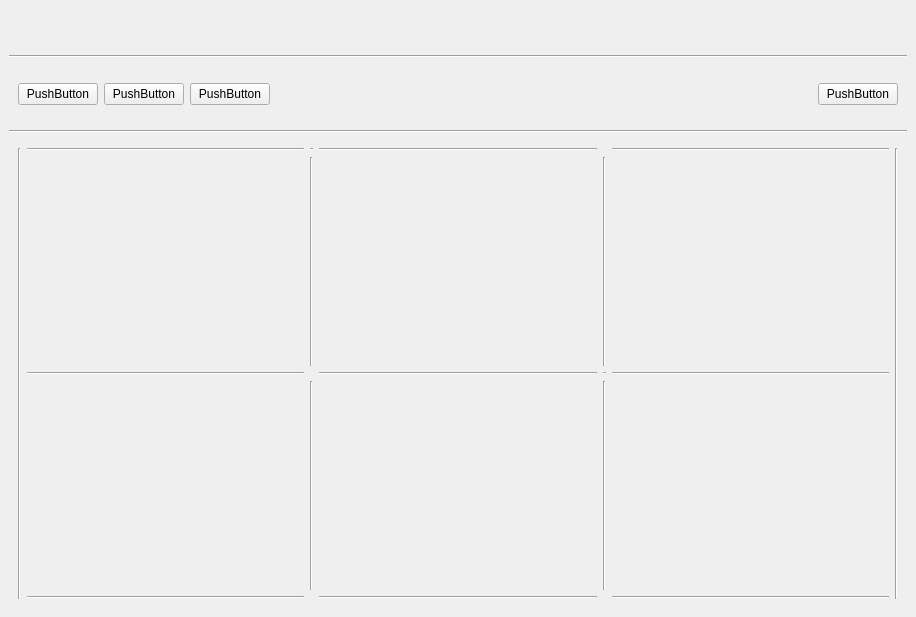
<?xml version="1.0" encoding="UTF-8"?>
<ui version="4.0">
 <class>MainWindow</class>
 <widget class="QMainWindow" name="MainWindow">
  <property name="geometry">
   <rect>
    <x>0</x>
    <y>0</y>
    <width>916</width>
    <height>617</height>
   </rect>
  </property>
  <property name="windowTitle">
   <string>MainWindow</string>
  </property>
  <widget class="QWidget" name="centralwidget">
   <layout class="QVBoxLayout" name="verticalLayout">
    <item>
     <widget class="TitleBar" name="titlebar" native="true">
      <property name="sizePolicy">
       <sizepolicy hsizetype="Preferred" vsizetype="Fixed">
        <horstretch>0</horstretch>
        <verstretch>0</verstretch>
       </sizepolicy>
      </property>
      <property name="minimumSize">
       <size>
        <width>0</width>
        <height>40</height>
       </size>
      </property>
      <property name="maximumSize">
       <size>
        <width>16777215</width>
        <height>40</height>
       </size>
      </property>
     </widget>
    </item>
    <item>
     <widget class="Line" name="line">
      <property name="orientation">
       <enum>Qt::Horizontal</enum>
      </property>
     </widget>
    </item>
    <item>
     <widget class="QWidget" name="widget" native="true">
      <property name="minimumSize">
       <size>
        <width>0</width>
        <height>60</height>
       </size>
      </property>
      <property name="maximumSize">
       <size>
        <width>16777215</width>
        <height>60</height>
       </size>
      </property>
      <layout class="QHBoxLayout" name="horizontalLayout">
       <item>
        <widget class="QPushButton" name="pushButton">
         <property name="text">
          <string>PushButton</string>
         </property>
        </widget>
       </item>
       <item>
        <widget class="QPushButton" name="pushButton_3">
         <property name="text">
          <string>PushButton</string>
         </property>
        </widget>
       </item>
       <item>
        <widget class="QPushButton" name="pushButton_4">
         <property name="text">
          <string>PushButton</string>
         </property>
        </widget>
       </item>
       <item>
        <spacer name="horizontalSpacer">
         <property name="orientation">
          <enum>Qt::Horizontal</enum>
         </property>
         <property name="sizeHint" stdset="0">
          <size>
           <width>40</width>
           <height>20</height>
          </size>
         </property>
        </spacer>
       </item>
       <item>
        <widget class="QPushButton" name="pushButton_2">
         <property name="text">
          <string>PushButton</string>
         </property>
        </widget>
       </item>
      </layout>
     </widget>
    </item>
    <item>
     <widget class="Line" name="line_2">
      <property name="orientation">
       <enum>Qt::Horizontal</enum>
      </property>
     </widget>
    </item>
    <item>
     <widget class="QWidget" name="widget_2" native="true">
      <layout class="QHBoxLayout" name="horizontalLayout_2">
       <item>
        <widget class="Line" name="line_11">
         <property name="orientation">
          <enum>Qt::Vertical</enum>
         </property>
        </widget>
       </item>
       <item>
        <layout class="QGridLayout" name="gridLayout">
         <item row="1" column="0">
          <widget class="QWidget" name="widget_btc" native="true"/>
         </item>
         <item row="4" column="0">
          <widget class="Line" name="line_10">
           <property name="orientation">
            <enum>Qt::Horizontal</enum>
           </property>
          </widget>
         </item>
         <item row="3" column="1">
          <widget class="Line" name="line_6">
           <property name="orientation">
            <enum>Qt::Vertical</enum>
           </property>
          </widget>
         </item>
         <item row="1" column="4">
          <widget class="QWidget" name="widget_3" native="true"/>
         </item>
         <item row="3" column="2">
          <widget class="QWidget" name="widget_eth_vol" native="true"/>
         </item>
         <item row="1" column="2">
          <widget class="QWidget" name="widget_eth" native="true"/>
         </item>
         <item row="0" column="1">
          <widget class="Line" name="line_15">
           <property name="orientation">
            <enum>Qt::Horizontal</enum>
           </property>
          </widget>
         </item>
         <item row="2" column="0">
          <widget class="Line" name="line_3">
           <property name="orientation">
            <enum>Qt::Horizontal</enum>
           </property>
          </widget>
         </item>
         <item row="3" column="0">
          <widget class="QWidget" name="widget_btc_vol" native="true"/>
         </item>
         <item row="0" column="4">
          <widget class="Line" name="line_16">
           <property name="orientation">
            <enum>Qt::Horizontal</enum>
           </property>
          </widget>
         </item>
         <item row="1" column="3">
          <widget class="Line" name="line_5">
           <property name="orientation">
            <enum>Qt::Vertical</enum>
           </property>
          </widget>
         </item>
         <item row="2" column="2">
          <widget class="Line" name="line_8">
           <property name="orientation">
            <enum>Qt::Horizontal</enum>
           </property>
          </widget>
         </item>
         <item row="2" column="3">
          <widget class="Line" name="line_9">
           <property name="orientation">
            <enum>Qt::Horizontal</enum>
           </property>
          </widget>
         </item>
         <item row="2" column="4">
          <widget class="Line" name="line_13">
           <property name="orientation">
            <enum>Qt::Horizontal</enum>
           </property>
          </widget>
         </item>
         <item row="1" column="1">
          <widget class="Line" name="line_4">
           <property name="orientation">
            <enum>Qt::Vertical</enum>
           </property>
          </widget>
         </item>
         <item row="3" column="3">
          <widget class="Line" name="line_7">
           <property name="orientation">
            <enum>Qt::Vertical</enum>
           </property>
          </widget>
         </item>
         <item row="0" column="0">
          <widget class="Line" name="line_14">
           <property name="orientation">
            <enum>Qt::Horizontal</enum>
           </property>
          </widget>
         </item>
         <item row="3" column="4">
          <widget class="QWidget" name="widget_8" native="true"/>
         </item>
         <item row="0" column="2">
          <widget class="Line" name="line_17">
           <property name="orientation">
            <enum>Qt::Horizontal</enum>
           </property>
          </widget>
         </item>
         <item row="4" column="2">
          <widget class="Line" name="line_18">
           <property name="orientation">
            <enum>Qt::Horizontal</enum>
           </property>
          </widget>
         </item>
         <item row="4" column="4">
          <widget class="Line" name="line_19">
           <property name="orientation">
            <enum>Qt::Horizontal</enum>
           </property>
          </widget>
         </item>
        </layout>
       </item>
       <item>
        <widget class="Line" name="line_12">
         <property name="orientation">
          <enum>Qt::Vertical</enum>
         </property>
        </widget>
       </item>
      </layout>
     </widget>
    </item>
   </layout>
  </widget>
 </widget>
 <customwidgets>
  <customwidget>
   <class>TitleBar</class>
   <extends>QWidget</extends>
   <header location="global">titlebar.h</header>
   <container>1</container>
  </customwidget>
 </customwidgets>
 <resources/>
 <connections/>
</ui>
